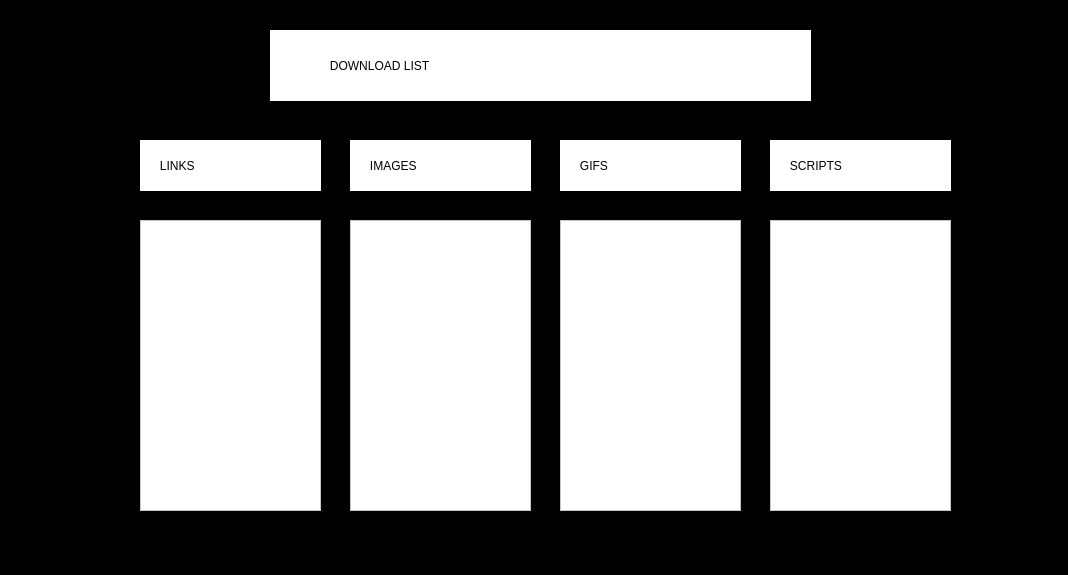
<?xml version="1.0" encoding="UTF-8"?>
<ui version="4.0">
 <class>Result_page</class>
 <widget class="QWidget" name="Result_page">
  <property name="geometry">
   <rect>
    <x>0</x>
    <y>0</y>
    <width>1068</width>
    <height>575</height>
   </rect>
  </property>
  <property name="windowTitle">
   <string>Form</string>
  </property>
  <property name="styleSheet">
   <string notr="true">background-color: rgb(0, 0, 0);</string>
  </property>
  <widget class="QLabel" name="label">
   <property name="geometry">
    <rect>
     <x>270</x>
     <y>30</y>
     <width>541</width>
     <height>71</height>
    </rect>
   </property>
   <property name="styleSheet">
    <string notr="true">background-color: rgb(255, 255, 255);
font: 18pt &quot;MV Boli&quot;;</string>
   </property>
   <property name="text">
    <string>                  DOWNLOAD LIST</string>
   </property>
  </widget>
  <widget class="QListWidget" name="listWidget">
   <property name="geometry">
    <rect>
     <x>140</x>
     <y>220</y>
     <width>181</width>
     <height>291</height>
    </rect>
   </property>
   <property name="styleSheet">
    <string notr="true">background-color: rgb(255, 255, 255);</string>
   </property>
  </widget>
  <widget class="QLabel" name="label_2">
   <property name="geometry">
    <rect>
     <x>140</x>
     <y>140</y>
     <width>181</width>
     <height>51</height>
    </rect>
   </property>
   <property name="styleSheet">
    <string notr="true">background-color: rgb(255, 255, 255);
font: 16pt &quot;MV Boli&quot;;</string>
   </property>
   <property name="text">
    <string>      LINKS</string>
   </property>
  </widget>
  <widget class="QLabel" name="label_3">
   <property name="geometry">
    <rect>
     <x>350</x>
     <y>140</y>
     <width>181</width>
     <height>51</height>
    </rect>
   </property>
   <property name="styleSheet">
    <string notr="true">background-color: rgb(255, 255, 255);
font: 16pt &quot;MV Boli&quot;;</string>
   </property>
   <property name="text">
    <string>      IMAGES</string>
   </property>
  </widget>
  <widget class="QLabel" name="label_4">
   <property name="geometry">
    <rect>
     <x>560</x>
     <y>140</y>
     <width>181</width>
     <height>51</height>
    </rect>
   </property>
   <property name="styleSheet">
    <string notr="true">background-color: rgb(255, 255, 255);
font: 16pt &quot;MV Boli&quot;;</string>
   </property>
   <property name="text">
    <string>      GIFS</string>
   </property>
  </widget>
  <widget class="QLabel" name="label_5">
   <property name="geometry">
    <rect>
     <x>770</x>
     <y>140</y>
     <width>181</width>
     <height>51</height>
    </rect>
   </property>
   <property name="styleSheet">
    <string notr="true">background-color: rgb(255, 255, 255);
font: 16pt &quot;MV Boli&quot;;</string>
   </property>
   <property name="text">
    <string>      SCRIPTS</string>
   </property>
  </widget>
  <widget class="QListWidget" name="listWidget_2">
   <property name="geometry">
    <rect>
     <x>350</x>
     <y>220</y>
     <width>181</width>
     <height>291</height>
    </rect>
   </property>
   <property name="styleSheet">
    <string notr="true">background-color: rgb(255, 255, 255);</string>
   </property>
  </widget>
  <widget class="QListWidget" name="listWidget_3">
   <property name="geometry">
    <rect>
     <x>770</x>
     <y>220</y>
     <width>181</width>
     <height>291</height>
    </rect>
   </property>
   <property name="styleSheet">
    <string notr="true">background-color: rgb(255, 255, 255);</string>
   </property>
  </widget>
  <widget class="QListWidget" name="listWidget_4">
   <property name="geometry">
    <rect>
     <x>560</x>
     <y>220</y>
     <width>181</width>
     <height>291</height>
    </rect>
   </property>
   <property name="styleSheet">
    <string notr="true">background-color: rgb(255, 255, 255);</string>
   </property>
  </widget>
 </widget>
 <resources/>
 <connections/>
</ui>
